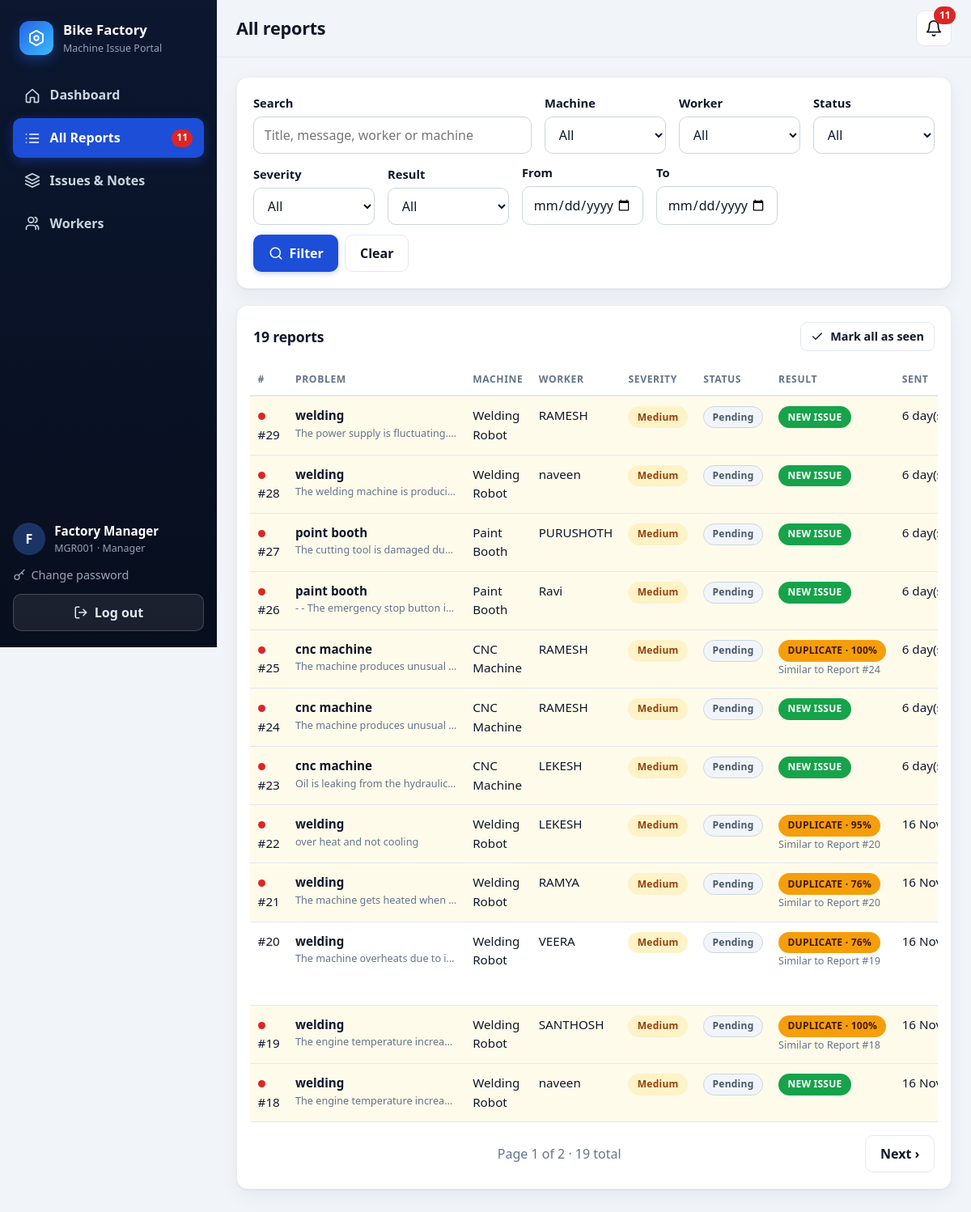
The app's page /manager/reports (signed in) with its own data.
### app/models.py (models this page shows, shortened)
class User(UserMixin, db.Model):
    __tablename__ = "users"
    id = db.Column(db.Integer, primary_key=True)
    employee_id = db.Column(db.String(30), unique=True, nullable=False, index=True)
    name = db.Column(db.String(80), nullable=False)
    role = db.Column(db.String(10), nullable=False, index=True)  # "manager" or "worker"
    password_hash = db.Column(db.String(255), nullable=False)
    active = db.Column("is_active", db.Boolean, nullable=False, default=True)
    failed_attempts = db.Column(db.Integer, nullable=False, default=0)
    locked_until = db.Column(db.DateTime)
    last_login = db.Column(db.DateTime)
    created_at = db.Column(db.DateTime, default=datetime.now)
    @property
    def is_active(self):  # used by Flask-Login
        return bool(self.active)

class Report(db.Model):
    __tablename__ = "reports"
    id = db.Column(db.Integer, primary_key=True)
    worker_id = db.Column(db.Integer, db.ForeignKey("users.id"), nullable=False, index=True)
    machine_id = db.Column(db.Integer, db.ForeignKey("machines.id"), nullable=False, index=True)
    title = db.Column(db.String(120), nullable=False)
    message = db.Column(db.Text, nullable=False)
    severity = db.Column(db.String(10), nullable=False, default="Medium")
    status = db.Column(db.String(15), nullable=False, default="Pending", index=True)
    photo_path = db.Column(db.String(80))
    match_status = db.Column(db.String(10), nullable=False, default="new", index=True)
    duplicate_of_id = db.Column(db.Integer, db.ForeignKey("reports.id"))
    similarity_score = db.Column(db.Float)
    manager_reviewed = db.Column(db.Boolean, nullable=False, default=False)
    seen_by_manager = db.Column(db.Boolean, nullable=False, default=False, index=True)
    issue_id = db.Column(db.Integer, db.ForeignKey("issues.id"), index=True)
    created_at = db.Column(db.DateTime, default=datetime.now, index=True)
    updated_at = db.Column(db.DateTime, default=datetime.now, onupdate=datetime.now)
    worker = db.relationship("User", backref=db.backref("reports", lazy="dynamic"))
    machine = db.relationship("Machine", backref="reports")
    duplicate_of = db.relationship("Report", remote_side=[id], foreign_keys=[duplicate_of_id])

class Machine(db.Model):
    __tablename__ = "machines"
    id = db.Column(db.Integer, primary_key=True)
    machine_code = db.Column(db.String(30), unique=True, nullable=False)
    name = db.Column(db.String(80), nullable=False)
    department = db.Column(db.String(60), nullable=False)

### app/manager.py (the view, shortened to what this page needs)
@bp.route("/reports")
def reports():
    keys = ("q", "machine", "status", "severity", "match", "worker", "date_from", "date_to", "unseen")
    f = {k: request.args.get(k, "").strip() for k in keys}
    query = Report.query.join(User, Report.worker_id == User.id).join(Machine, Report.machine_id == Machine.id)
    if _to_int(f["machine"]):
        query = query.filter(Report.machine_id == int(f["machine"]))
    if f["status"] in STATUSES:
        query = query.filter(Report.status == f["status"])
    if f["severity"] in SEVERITIES:
        query = query.filter(Report.severity == f["severity"])
    if f["match"] in ("new", "duplicate", "possible"):
        query = query.filter(Report.match_status == f["match"])
    if _to_int(f["worker"]):
        query = query.filter(Report.worker_id == int(f["worker"]))
    for key, op in (("date_from", "ge"), ("date_to", "lt")):
        if f[key]:
            try:
                day = datetime.strptime(f[key], "%Y-%m-%d")
            except ValueError:
                continue
            if op == "ge":
                query = query.filter(Report.created_at >= day)
            else:
                query = query.filter(Report.created_at < day + timedelta(days=1))
    if f["unseen"] == "1":
        query = query.filter(Report.seen_by_manager.is_(False))
    page = request.args.get("page", 1, type=int)
    pagination = query.order_by(Report.created_at.desc()).paginate(page=page, per_page=12, error_out=False)
    return render_template(
        "manager/reports.html",
        pagination=pagination,
        f=f,
        args={k: v for k, v in f.items() if v},
        machines=Machine.query.order_by(Machine.name).all(),
        workers=User.query.filter_by(role="worker").order_by(User.name).all(),
    )

### app/manager.py (called while the page is built)
@bp.before_request
def guard():
    if not current_user.is_authenticated:
        return login_manager.unauthorized()
    if current_user.role != "manager":
        abort(403)

def _to_int(value):
    try:
        return int(value)
    except (TypeError, ValueError):
        return None

### app/models.py (called while the page is built)
@login_manager.user_loader
def load_user(user_id):
    user = db.session.get(User, int(user_id))
    return user if user and user.is_active else None

### app/templates/manager/reports.html (shortened to what this page needs)
{% extends 'base.html' %}
{% from '_macros.html' import icon, csrf, sev, status, match_badge, pager %}
{% block page_title %}All reports{% endblock %}
{% block content %}
<form class="card filters" method="get">
  <div class="field grow">
    <label for="q">Search</label>
    <input id="q" type="search" name="q" value="{{ f.q }}" placeholder="Title, message, worker or machine">
  </div>
  <div class="field">
    <label for="machine">Machine</label>
    <select id="machine" name="machine">
      <option value="">All</option>
    </select>
  </div>
  <div class="field">
    <label for="worker">Worker</label>
    <select id="worker" name="worker">
      <option value="">All</option>
    </select>
  </div>
  <div class="field">
    <label for="status">Status</label>
    <select id="status" name="status">
      <option value="">All</option>
    </select>
  </div>
  <div class="field">
    <label for="severity">Severity</label>
    <select id="severity" name="severity">
      <option value="">All</option>
    </select>
  </div>
  <div class="field">
    <label for="match">Result</label>
    <select id="match" name="match">
      <option value="">All</option>
    </select>
  </div>
  <div class="field">
    <label for="date_from">From</label>
    <input id="date_from" type="date" name="date_from" value="{{ f.date_from }}">
  </div>
  <div class="field">
    <label for="date_to">To</label>
    <input id="date_to" type="date" name="date_to" value="{{ f.date_to }}">
  </div>
  <div class="filter-actions">
    <button class="btn btn-primary" type="submit">{{ icon('search', 18) }} Filter</button>
    <a class="btn btn-ghost" href="{{ url_for('manager.reports') }}">Clear</a>
  </div>
</form>
<section class="card">
  <div class="card-head">
    <h2>{{ pagination.total }} report{{ 's' if pagination.total != 1 }}{% if f.unseen == '1' %} · new only{% endif %}</h2>
    {% if unseen_count %}
    <form method="post" action="{{ url_for('manager.mark_seen') }}">
      <button class="btn btn-ghost btn-sm" type="submit">{{ icon('check', 16) }} Mark all as seen</button>
    </form>
    {% endif %}
  </div>
  {% if pagination.items %}
  <div class="table-wrap">
    <table class="table stack">
      <thead><tr><th>#</th><th>Problem</th><th>Machine</th><th>Worker</th><th>Severity</th><th>Status</th><th>Result</th><th>Sent</th><th></th></tr></thead>
      <tbody>
        {% for r in pagination.items %}
        <tr class="{{ 'unseen' if not r.seen_by_manager }}">
          <td data-label="Report">{% if not r.seen_by_manager %}<i class="dot" title="New"></i>{% endif %}#{{ r.id }}</td>
          <td data-label="Problem">
            <strong>{{ r.title }}</strong>
            <small class="clip">{{ r.message }}</small>
          </td>
          <td data-label="Machine">{{ r.machine.name }}</td>
          <td data-label="Worker">{{ r.worker.name }}</td>
          <td data-label="Severity">{{ sev(r.severity) }}</td>
          <td data-label="Status">{{ status(r.status) }}</td>
          <td data-label="Result">{{ match_badge(r) }}
            {% if r.match_status != 'new' and r.duplicate_of_id %}<small>Similar to Report #{{ r.duplicate_of_id }}</small>{% endif %}
          </td>
          <td data-label="Sent" class="nowrap" title="{{ r.created_at|dt }}">{{ r.created_at|ago }}</td>
        </tr>
        {% endfor %}
      </tbody>
    </table>
  </div>
  {{ pager(pagination, 'manager.reports', args) }}
  {% else %}
  <div class="empty">{{ icon('search', 40) }}<p>No reports match these filters.</p></div>
  {% endif %}
</section>
{% endblock %}

### app/templates/base.html (shortened to what this page needs)
{% from '_macros.html' import icon %}<!doctype html>
<html lang="en">
<head>
  <link rel="stylesheet" href="{{ url_for('static', filename='css/style.css') }}">
</head>
<body class="{% block body_class %}{% endblock %}"
      data-role="{{ current_user.role if current_user.is_authenticated else '' }}"
      data-poll="{{ url_for('manager.notifications') if current_user.is_authenticated and current_user.role == 'manager' else '' }}">
{% if current_user.is_authenticated %}
{% set ep = request.endpoint or '' %}
<div class="app">
  <aside class="sidebar" id="sidebar">
    <a class="brand" href="{{ url_for('main.home') }}">
      <span class="logo">{{ icon('nut', 22) }}</span>
      <span class="brand-text"><strong>Bike Factory</strong><small>Machine Issue Portal</small></span>
    </a>
    <nav class="nav" aria-label="Main menu">
      {% if current_user.role == 'manager' %}
      <a class="{{ 'active' if ep == 'manager.dashboard' }}" href="{{ url_for('manager.dashboard') }}">{{ icon('home') }}<span>Dashboard</span></a>
      <a class="{{ 'active' if ep in ('manager.reports', 'manager.report_detail') }}" href="{{ url_for('manager.reports') }}">{{ icon('list') }}<span>All Reports</span>{% if unseen_count %}<em class="nav-badge" data-unseen>{{ unseen_count }}</em>{% else %}<em class="nav-badge hidden" data-unseen>0</em>{% endif %}</a>
      <a class="{{ 'active' if ep in ('manager.issues', 'manager.issue_detail') }}" href="{{ url_for('manager.issues') }}">{{ icon('layers') }}<span>Issues &amp; Notes</span></a>
      <a class="{{ 'active' if ep.startswith('manager.worker') }}" href="{{ url_for('manager.workers') }}">{{ icon('users') }}<span>Workers</span></a>
      {% endif %}
    </nav>
    <div class="sidebar-foot">
      <div class="user-chip">
        <span class="avatar">{{ current_user.name[:1]|upper }}</span>
        <span><strong>{{ current_user.name }}</strong><small>{{ current_user.employee_id }} · {{ current_user.role|capitalize }}</small></span>
      </div>
      <a class="nav-link-small" href="{{ url_for('auth.change_password') }}">{{ icon('key', 16) }} Change password</a>
      <form method="post" action="{{ url_for('auth.logout') }}">
        <button class="btn btn-ghost-light btn-block" type="submit">{{ icon('logout', 18) }} Log out</button>
      </form>
    </div>
  </aside>
  <div class="main">
    <header class="topbar">
      <h1 class="page-title">{% block page_title %}{{ app_name }}{% endblock %}</h1>
      {% if current_user.role == 'manager' %}
      <a class="icon-btn bell" href="{{ url_for('manager.reports', unseen=1) }}" aria-label="New reports" title="New reports">
        {{ icon('bell', 22) }}<em class="bell-count {{ 'hidden' if not unseen_count }}" id="bell-count" data-unseen>{{ unseen_count }}</em>
      </a>
      {% endif %}
    </header>
    <main class="content">
      {% block content %}{% endblock %}
    </main>
  </div>
</div>
{% endif %}
</body>
</html>

### app/templates/_macros.html (shortened to what this page needs)
{% macro sev(value) -%}
<span class="badge sev-{{ value|lower }}">{{ value }}</span>
{%- endmacro %}
{% macro status(value) -%}
<span class="badge st-{{ value|lower|replace(' ', '-') }}">{{ value }}</span>
{%- endmacro %}
{% macro match_badge(r) -%}
{%- if r.match_status == 'duplicate' -%}
<span class="badge m-dup">DUPLICATE{% if r.similarity_score %} · {{ r.similarity_score|pct }}{% endif %}</span>
{%- elif r.match_status == 'possible' -%}
<span class="badge m-possible">POSSIBLE DUPLICATE · {{ r.similarity_score|pct }}</span>
{%- else -%}
<span class="badge m-new">NEW ISSUE</span>
{%- endif -%}
{%- endmacro %}
{% macro pager(p, endpoint, args={}) %}
{% if p.pages > 1 %}
<nav class="pager" aria-label="Pages">
  <span class="muted">Page {{ p.page }} of {{ p.pages }} · {{ p.total }} total</span>
  {% if p.has_next %}<a class="btn btn-ghost" href="{{ url_for(endpoint, page=p.next_num, **args) }}">Next ›</a>{% else %}<span></span>{% endif %}
</nav>
{% endif %}
{% endmacro %}

### records on screen
User: name "F", name "Factory Manager", employee_id "MGR001", role "Manager"
Report: seen_by_manager False (drawn), id "29", title "welding", message "The power supply is fluctuating.…", machine.name "Welding Robot", worker.name "RAMESH", severity "Medium", status "Pending", match_status "NEW ISSUE", created_at|ago "6…"
Report: seen_by_manager False (drawn), id "28", title "welding", message "The welding machine is produci…", machine.name "Welding Robot", worker.name "naveen", severity "Medium", status "Pending", match_status "NEW ISSUE", created_at|ago "6…"
Report: seen_by_manager False (drawn), id "27", title "point booth", message "The cutting tool is damaged du…", machine.name "Paint Booth", worker.name "PURUSHOTH", severity "Medium", status "Pending", match_status "NEW ISSUE", created_at|ago "6…"
Report: seen_by_manager False (drawn), id "26", title "paint booth", message "- - The emergency stop button i…", machine.name "Paint Booth", worker.name "Ravi", severity "Medium", status "Pending", match_status "NEW ISSUE", created_at|ago "6…"
Report: seen_by_manager False (drawn), id "25", title "cnc machine", message "The machine produces unusual…", machine.name "CNC Machine", worker.name "RAMESH", severity "Medium", status "Pending", similarity_score|pct "100%", duplicate_of_id "24", created_at|ago "6…"
Report: seen_by_manager False (drawn), id "24", title "cnc machine", message "The machine produces unusual…", machine.name "CNC Machine", worker.name "RAMESH", severity "Medium", status "Pending", match_status "NEW ISSUE", created_at|ago "6…"
Report: seen_by_manager False (drawn), id "23", title "cnc machine", message "Oil is leaking from the hydraulic…", machine.name "CNC Machine", worker.name "LEKESH", severity "Medium", status "Pending", match_status "NEW ISSUE", created_at|ago "6…"
Report: seen_by_manager False (drawn), id "22", title "welding", message "over heat and not cooling", machine.name "Welding Robot", worker.name "LEKESH", severity "Medium", status "Pending", similarity_score|pct "95%", duplicate_of_id "20", created_at|ago "16…"
Report: seen_by_manager False (drawn), id "21", title "welding", message "The machine gets heated when…", machine.name "Welding Robot", worker.name "RAMYA", severity "Medium", status "Pending", similarity_score|pct "76%", duplicate_of_id "20", created_at|ago "16…"
Report: id "20", title "welding", message "The machine overheats due to i…", machine.name "Welding Robot", worker.name "VEERA", severity "Medium", status "Pending", similarity_score|pct "76%", duplicate_of_id "19", created_at|ago "16…"
Report: seen_by_manager False (drawn), id "19", title "welding", message "The engine temperature increa…", machine.name "Welding Robot", worker.name "SANTHOSH", severity "Medium", status "Pending", similarity_score|pct "100%", duplicate_of_id "18", created_at|ago "16…"
Report: seen_by_manager False (drawn), id "18", title "welding", message "The engine temperature increa…", machine.name "Welding Robot", worker.name "naveen", severity "Medium", status "Pending", match_status "NEW ISSUE", created_at|ago "16…"

### other values on screen
{{ unseen_count }} "11"
{{ pagination.total }} "19"
{{ 's' if pagination.total != 1 }} "s"
{{ p.page }} "1"
{{ p.pages }} "2"
{{ p.total }} "19"
